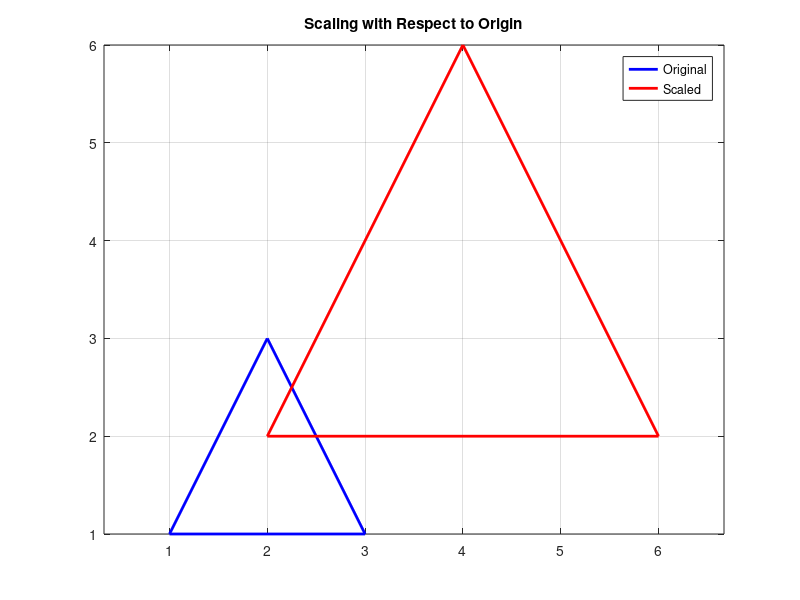

This chart was generated by the following MATLAB code:
clc; clear; close all;
x = [1 3 2 1];
y = [1 1 3 1];
sx = 2; sy = 2;
x_new = sx * x;
y_new = sy * y;
plot(x, y, 'b', 'LineWidth', 2); hold on;
plot(x_new, y_new, 'r', 'LineWidth', 2);
legend('Original', 'Scaled');
title('Scaling with Respect to Origin');
grid on; axis equal;
